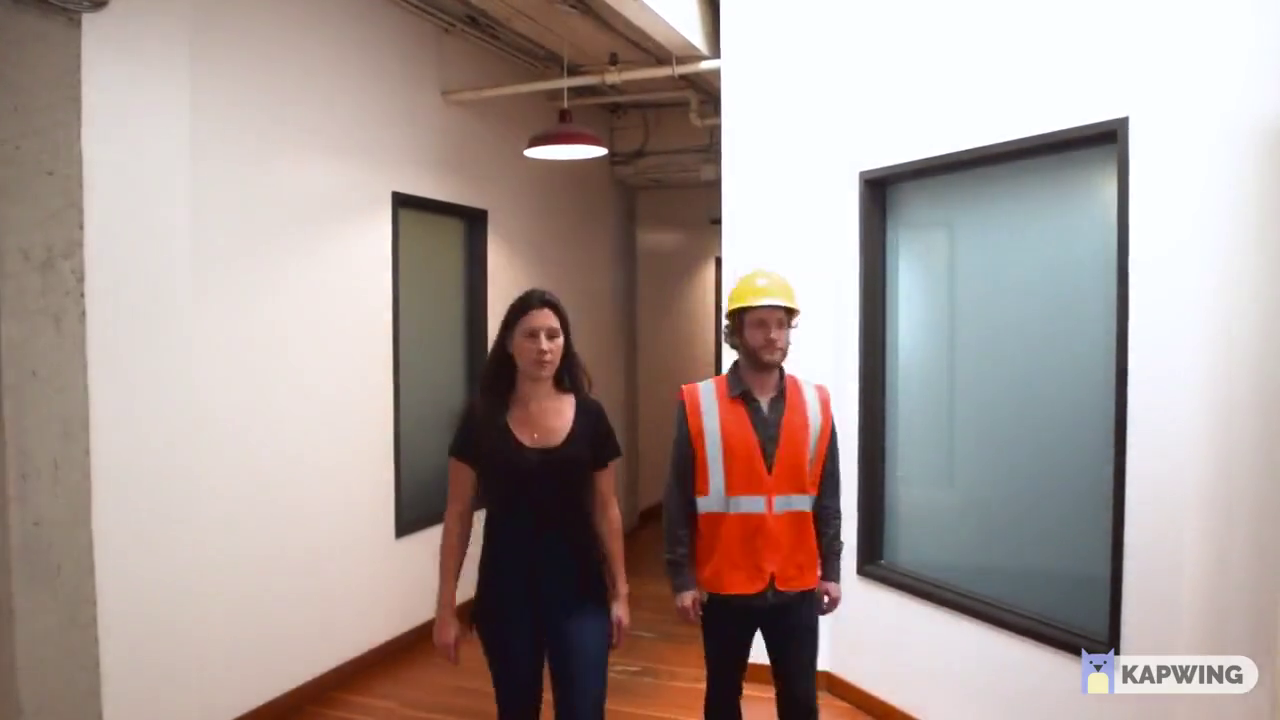
#> input picture frame 48 of test_video.mp4, 1280 x 720 px, given in place of pedestrians1.mp4, which was not available
$ python PedestrianTracker.py
#> lines starting #> are read from the running program, lines starting #| are printed output that depends on the picture; after the words box and inside, x2 and y2 are one past the last pixel; in counts of white or black regions, pixels touching at a corner belong together; pictures that were not available may be replaced by others from this repository, and a replacement may not be noted
import cv2
import winsound

font = cv2.FONT_HERSHEY_COMPLEX

video = cv2.VideoCapture('pedestrians1.mp4')


pedestrian_tracker_file = 'haarcascade_fullbody.xml'


pedestrian_tracker = cv2.CascadeClassifier(pedestrian_tracker_file)


while True:

    (read_successful, frame) = video.read()
#> frame is the input picture: shape (720, 1280, 3); mean B, G, R 149.8, 154.7, 169.5
    if read_successful:
        resized = cv2.resize(frame, (1000, 700))
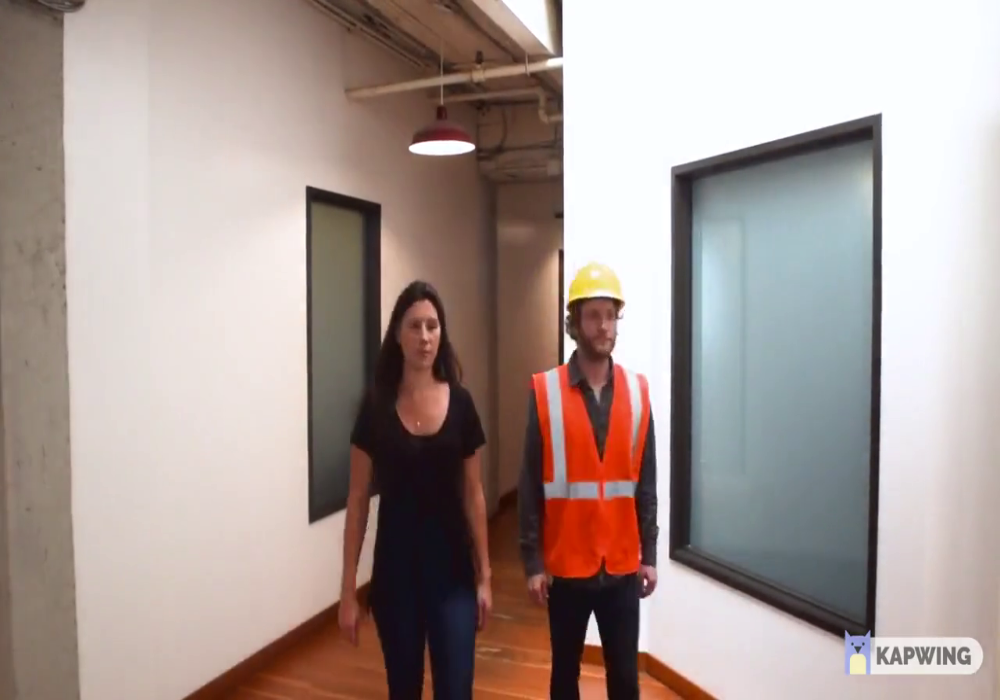
#> resized: shape (700, 1000, 3); mean B, G, R 149.7, 154.7, 169.5
    else:
        break


    pedestrians = pedestrian_tracker.detectMultiScale(resized)
#> pedestrians = [[582, 392, 34, 70], [571, 356, 52, 104]]
    count = 0
    x=10
    y=50
    print(pedestrians)
#| [[582 392  34  70]
#|  [571 356  52 104]]
    for val in pedestrians:
        count += 1
#> this loop made 2 passes
#> (val, count) on passes 1 to 2: ([582, 392, 34, 70], 1), ([571, 356, 52, 104], 2)
#> after the loop, count = 2
    cv2.putText(resized, "Number of people detected "+str(count), (x, y), font, 1, (244, 250, 250), 2)
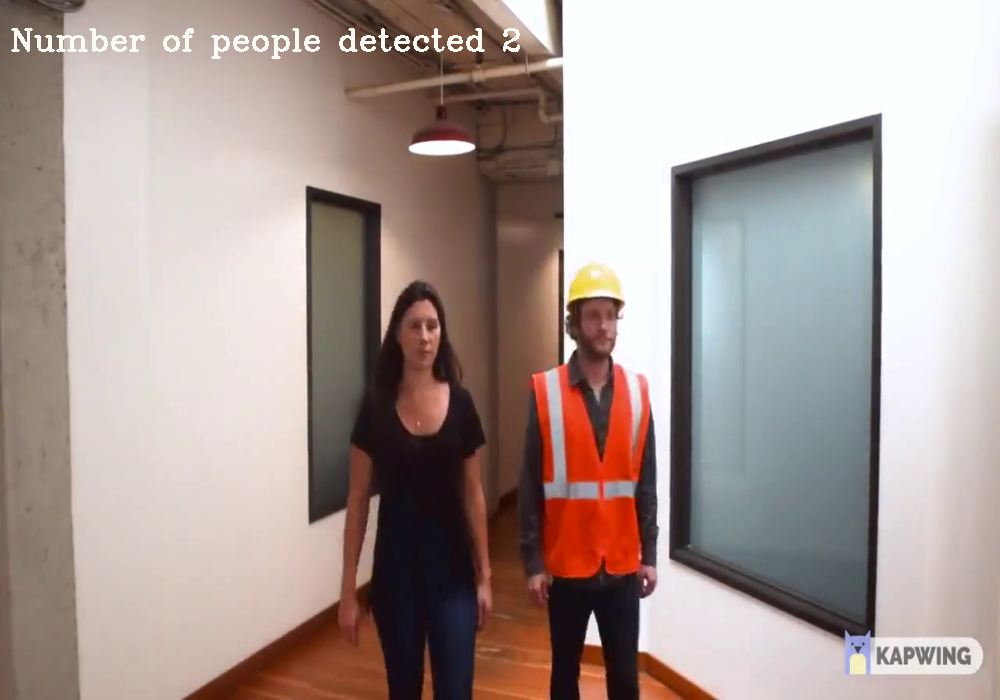
#> resized: shape (700, 1000, 3); 0.58% of pixels changed, all inside (x1, y1, x2, y2) = (11, 28, 520, 59)
    for (x, y, w, h) in pedestrians:
        cv2.rectangle(resized, (x, y), (x + w, y + h), (0, 0, 255), 2)
#> this loop made 2 passes
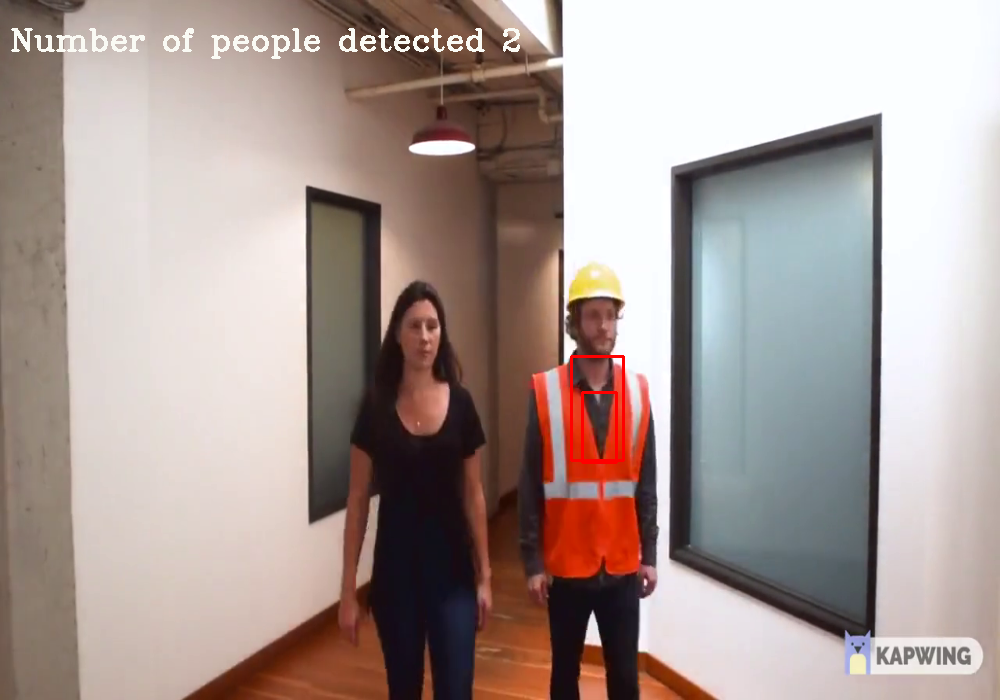
#> resized: shape (700, 1000, 3); 0.21% of pixels changed, all inside (x1, y1, x2, y2) = (570, 355, 625, 464)

        #cv2.rectangle(resized, (x, y), (x + w, y+0), (255, 0, 0), 2)

    '''count = 0
    for val in pedestrians:
        count += 1'''
    #print("oh          yeah          this         is         the      count     maan!!!!!!",count)
    if count >= 5:
        for (x, y, w, h) in pedestrians:

            cv2.rectangle(resized, (x, y), (x + w, y + h), (0, 0, 255), 2)

        frequency = 2500  # Set Frequency To 2500 Hertz
        duration = 1000  # Set Duration To 1000 ms == 1 second
        winsound.Beep(frequency, duration)

    cv2.imshow('Person detected', resized)
    cv2.waitKey(1)


print("code completed")

$ run again, starting later in the video
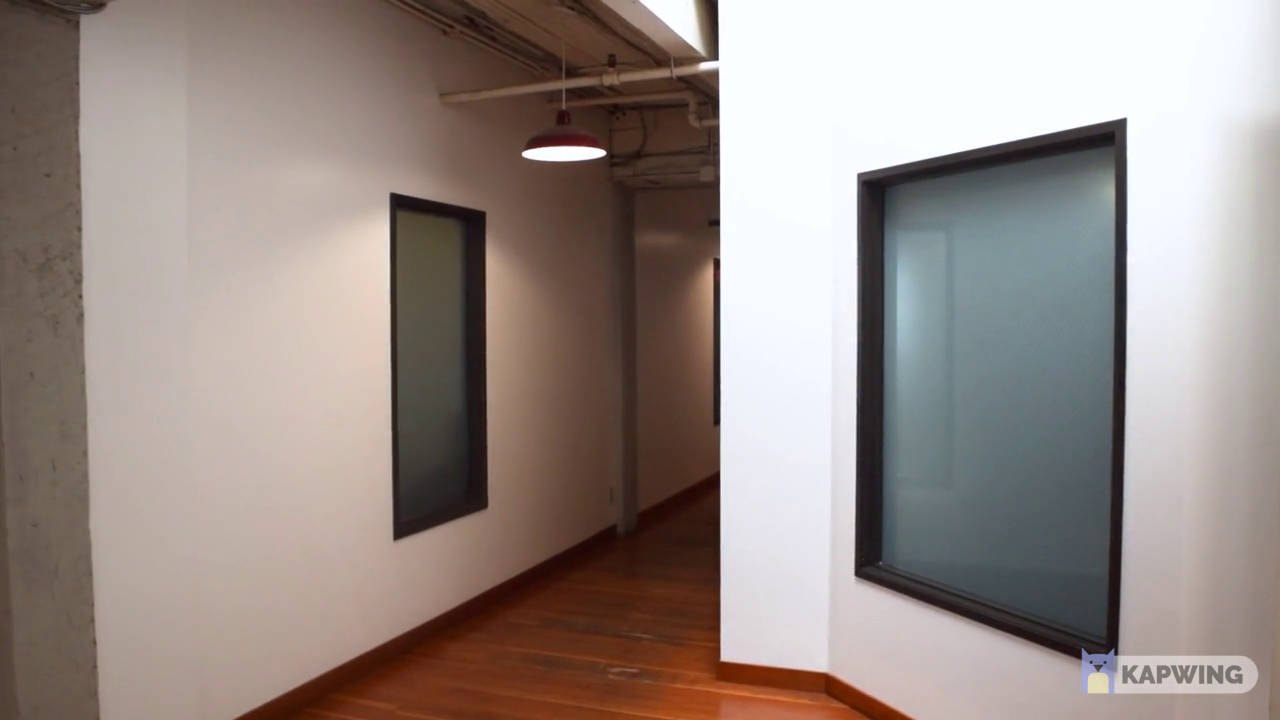
#> input picture frame 219 of test_video.mp4, 1280 x 720 px, given in place of pedestrians1.mp4, which was not available
#> frame is the input picture: shape (720, 1280, 3); mean B, G, R 135, 140.5, 152.5
#> `resized = cv2.resize(frame, (1000, 700))`:
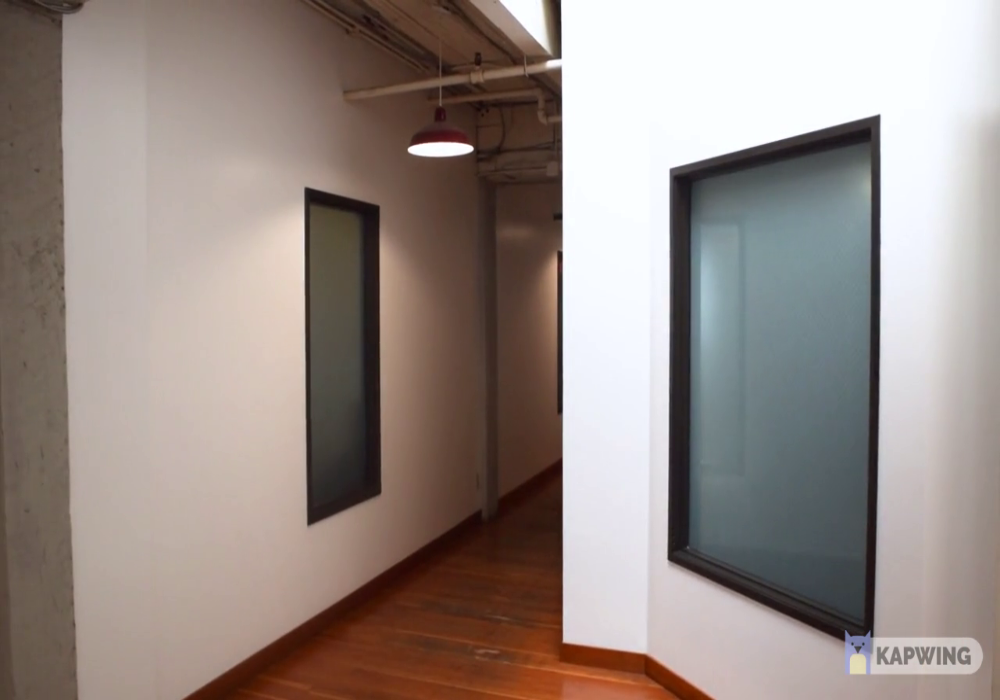
#> resized: shape (700, 1000, 3); mean B, G, R 134.9, 140.4, 152.4
#> pedestrians = ()
#> after the loop `for val in pedestrians:`: count = 0
#> `cv2.putText(resized, "Number of people detected "+str(count), (x, y), ..`:
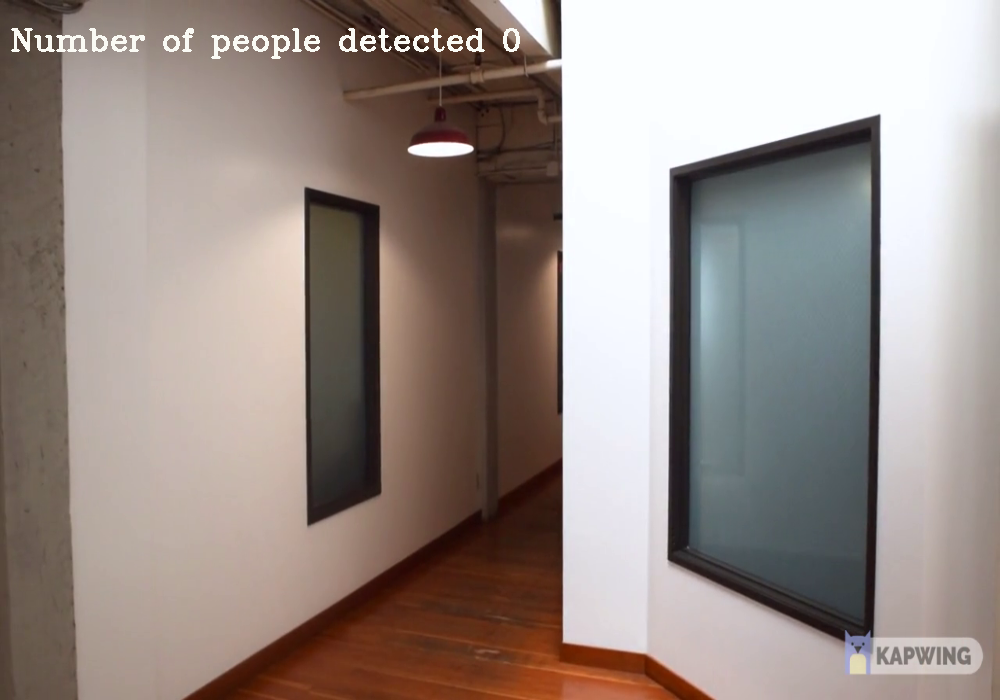
#> resized: shape (700, 1000, 3); 0.58% of pixels changed, all inside (x1, y1, x2, y2) = (11, 28, 520, 59)

$ run again, starting later in the video
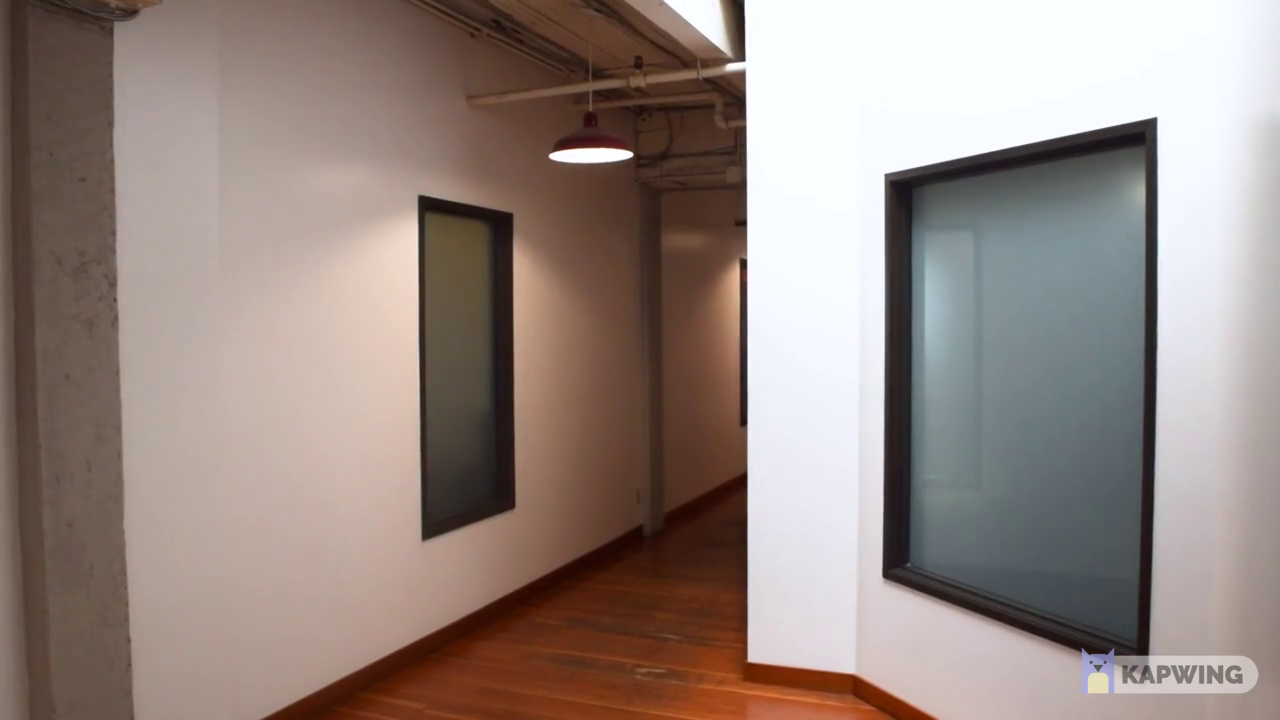
#> input picture frame 390 of test_video.mp4, 1280 x 720 px, given in place of pedestrians1.mp4, which was not available
#> frame is the input picture: shape (720, 1280, 3); mean B, G, R 130, 136.2, 150.8
#> `resized = cv2.resize(frame, (1000, 700))`:
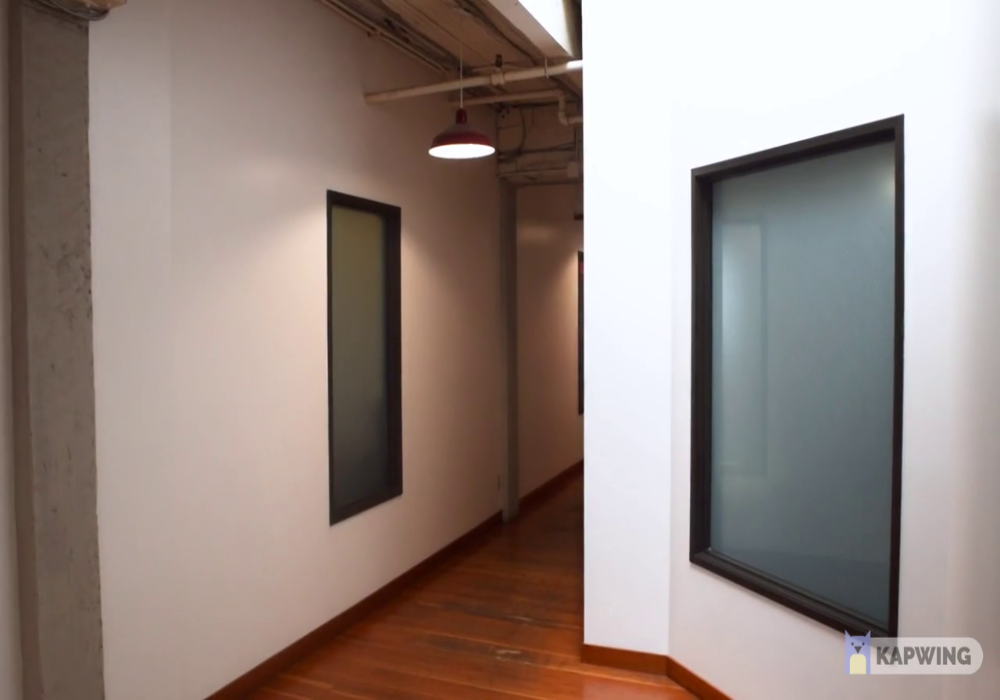
#> resized: shape (700, 1000, 3); mean B, G, R 129.9, 136.1, 150.7
#> pedestrians = ()
#> after the loop `for val in pedestrians:`: count = 0
#> `cv2.putText(resized, "Number of people detected "+str(count), (x, y), ..`:
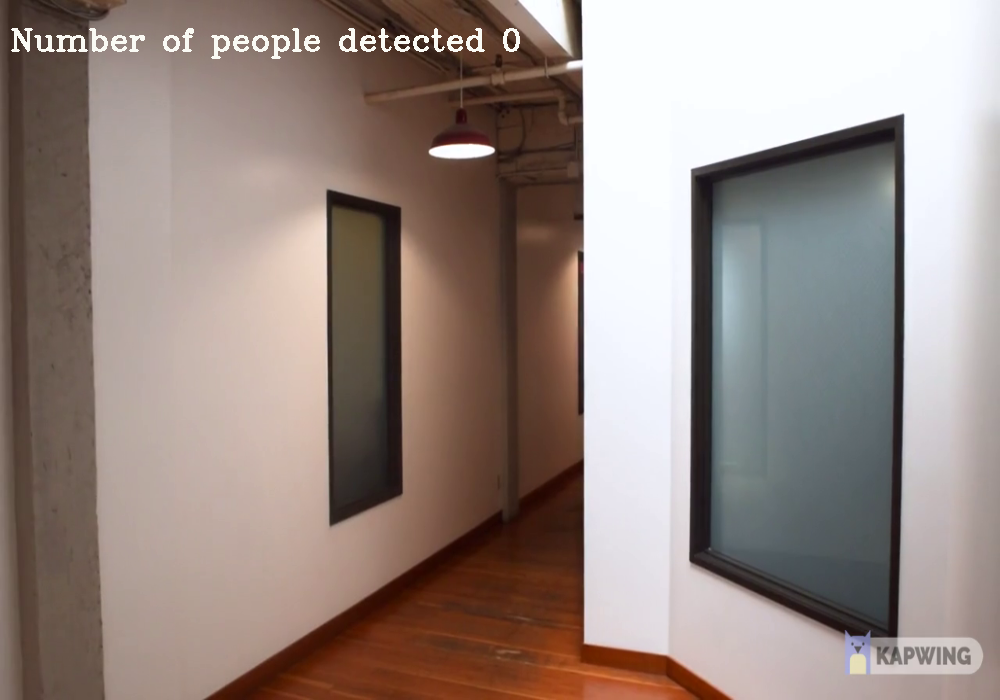
#> resized: shape (700, 1000, 3); 0.58% of pixels changed, all inside (x1, y1, x2, y2) = (11, 28, 520, 59)
